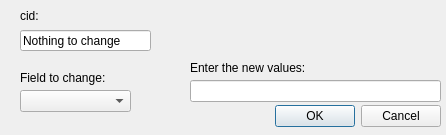
<?xml version="1.0" encoding="UTF-8"?>
<ui version="4.0">
 <class>Dialog</class>
 <widget class="QDialog" name="Dialog">
  <property name="geometry">
   <rect>
    <x>0</x>
    <y>0</y>
    <width>446</width>
    <height>135</height>
   </rect>
  </property>
  <property name="windowTitle">
   <string>Dialog</string>
  </property>
  <widget class="QDialogButtonBox" name="buttonBox">
   <property name="geometry">
    <rect>
     <x>100</x>
     <y>100</y>
     <width>341</width>
     <height>32</height>
    </rect>
   </property>
   <property name="orientation">
    <enum>Qt::Horizontal</enum>
   </property>
   <property name="standardButtons">
    <set>QDialogButtonBox::Cancel|QDialogButtonBox::Ok</set>
   </property>
  </widget>
  <widget class="QLineEdit" name="value_box">
   <property name="geometry">
    <rect>
     <x>190</x>
     <y>80</y>
     <width>251</width>
     <height>22</height>
    </rect>
   </property>
  </widget>
  <widget class="QLabel" name="who_label_2">
   <property name="geometry">
    <rect>
     <x>190</x>
     <y>60</y>
     <width>161</width>
     <height>16</height>
    </rect>
   </property>
   <property name="text">
    <string>Enter the new values:</string>
   </property>
  </widget>
  <widget class="QComboBox" name="ctype_box">
   <property name="geometry">
    <rect>
     <x>20</x>
     <y>90</y>
     <width>111</width>
     <height>22</height>
    </rect>
   </property>
   <item>
    <property name="text">
     <string/>
    </property>
   </item>
   <item>
    <property name="text">
     <string>Note</string>
    </property>
   </item>
   <item>
    <property name="text">
     <string>Dropcode</string>
    </property>
   </item>
   <item>
    <property name="text">
     <string>Date</string>
    </property>
   </item>
   <item>
    <property name="text">
     <string>Vtimestamp</string>
    </property>
   </item>
  </widget>
  <widget class="QLabel" name="who_label_3">
   <property name="geometry">
    <rect>
     <x>20</x>
     <y>70</y>
     <width>161</width>
     <height>16</height>
    </rect>
   </property>
   <property name="text">
    <string>Field to change:</string>
   </property>
  </widget>
  <widget class="QLabel" name="schedule_what_label_2">
   <property name="geometry">
    <rect>
     <x>20</x>
     <y>0</y>
     <width>71</width>
     <height>31</height>
    </rect>
   </property>
   <property name="text">
    <string>cid:</string>
   </property>
  </widget>
  <widget class="QLineEdit" name="value_box_2">
   <property name="geometry">
    <rect>
     <x>20</x>
     <y>30</y>
     <width>131</width>
     <height>21</height>
    </rect>
   </property>
   <property name="text">
    <string>Nothing to change</string>
   </property>
  </widget>
 </widget>
 <resources/>
 <connections>
  <connection>
   <sender>buttonBox</sender>
   <signal>accepted()</signal>
   <receiver>Dialog</receiver>
   <slot>accept()</slot>
   <hints>
    <hint type="sourcelabel">
     <x>248</x>
     <y>254</y>
    </hint>
    <hint type="destinationlabel">
     <x>157</x>
     <y>274</y>
    </hint>
   </hints>
  </connection>
  <connection>
   <sender>buttonBox</sender>
   <signal>rejected()</signal>
   <receiver>Dialog</receiver>
   <slot>reject()</slot>
   <hints>
    <hint type="sourcelabel">
     <x>316</x>
     <y>260</y>
    </hint>
    <hint type="destinationlabel">
     <x>286</x>
     <y>274</y>
    </hint>
   </hints>
  </connection>
 </connections>
</ui>
